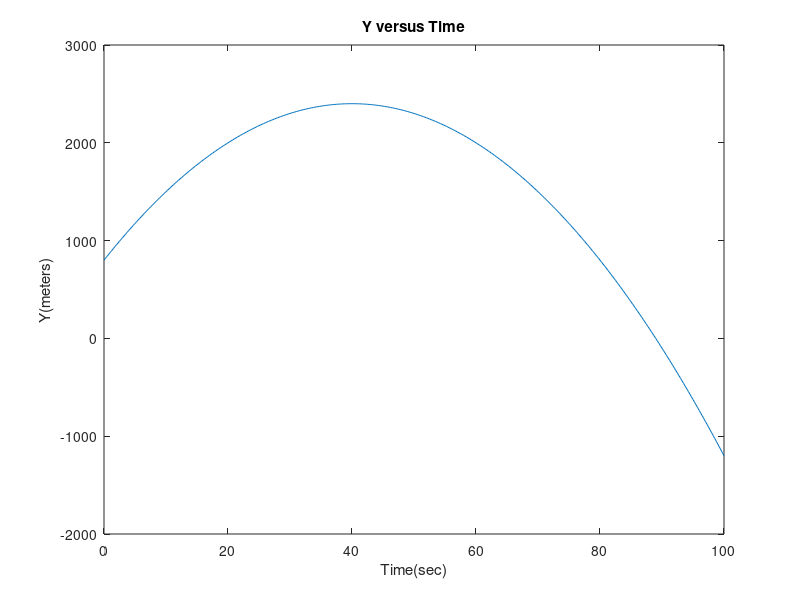

Recreate this plot in MATLAB.
%{
Class: ENGR15100: Software Tools for Engineers
Instructor: Xiaoli Yang    
Author: AL PIZANO
Assignment: Lab 8
File Name: PIZANO_Lab8_problem1.m
Date: 
%}


%clear screen
clc
%clear workspace
clear

disp('AL PIZANO');
disp('LAB 8 - PROBLEM 1');
disp('starting code: ');

%reserve memory for t and y
t=[];
y=[];
%determine number of loops
step = 0.25;
length = 100/step+1;
%y=NaN(1,length);
%y=2400-(t-40)^2
%t=[0:0.25:100]

x=0:0.25:100;


t(1)=0;
y(1)=2400-(t(1)-40)^2;

for i=2:length
    t(i) = t(i-1)+step;
    y(i) = 2400-(t(i)-40)^2;
end
plot(t,y)
%labels
title('Y versus Time')
xlabel('Time(sec)')
ylabel('Y(meters)')
%pause for 5 seconds and then close figure 1
pause(5);
close figure 1;
%Completing lab x
%your source code here%